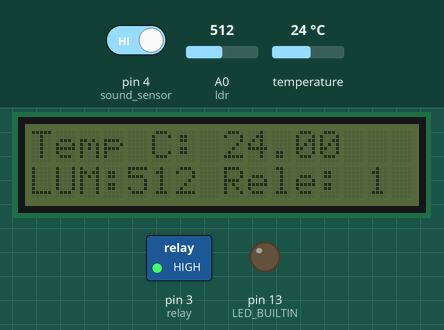
This sketch was run on a simulated Arduino Uno, built with avr-gcc and run on an emulated ATmega328P. Shown: 16×2 character LCD, switched loads named in the sketch (green lamp = pin HIGH), output pins drawn as LEDs (lit = HIGH). The inputs (shaded band) are chosen by the test bench; at power-on: A0 (ldr) = 512, temperature 24 °C, pin 4 (sound_sensor) HIGH. What the sketch prints to the serial monitor is not drawn.

Above: at 1.2 s.
1.3 s: A0 (ldr) set to 216
At 2.4 s:
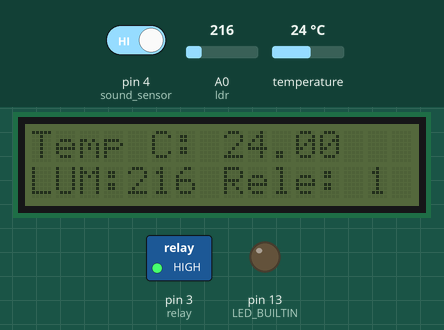
2.9 s: A0 (ldr) set to 191
At 4.3 s:
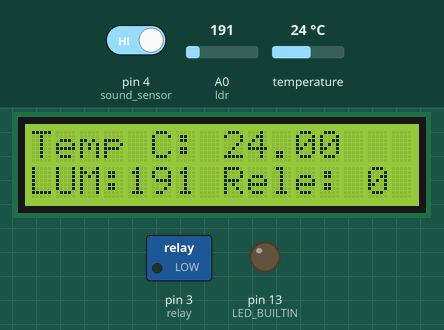
4.6 s: temperature set to 12 °C
At 5.1 s:
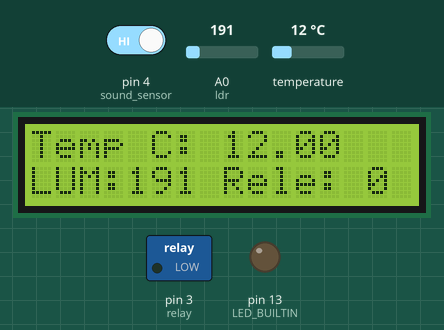
6.3 s: temperature set to 19 °C
At 7.0 s:
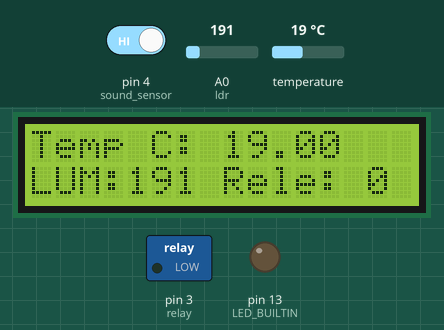
7.9 s: A0 (ldr) set to 210
At 9.0 s:
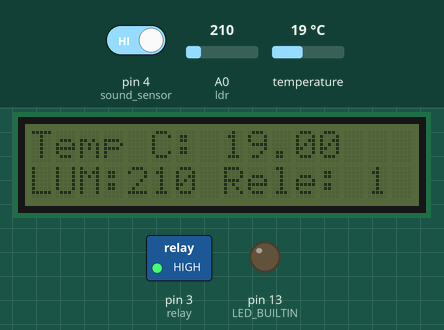
9.5 s: temperature set to 28 °C
At 10.5 s:
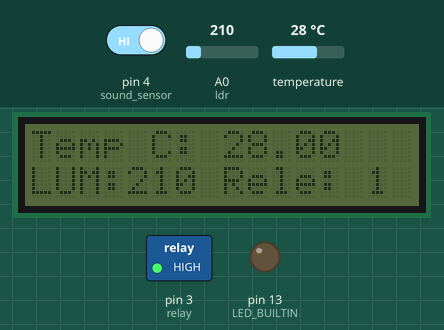
Timing chart, 0 to 12.1 s (numbered marks = the images above; inputs shaded):
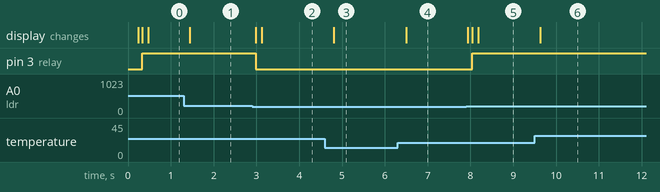

Measured:
- the behaviour switches between 200 and 199 on A0 (ldr) (found by bisection; images 1 and 2)
- after the input at 1.3 s, the display: changes after 0.14 s (image 1)
- after the input at 2.9 s, pin 3 (relay): HIGH → LOW after 0.09 s; the display: first changes after 0.09 s (image 2 shows a later state)
- after the input at 4.6 s, the display: changes after 0.21 s (image 3)
- after the input at 6.3 s, the display: changes after 0.20 s (image 4)
- after the input at 7.9 s, pin 3 (relay): LOW → HIGH after 0.14 s; the display: first changes at once (image 5 shows a later state)
- after the input at 9.5 s, the display: changes after 0.13 s (image 6)

The sketch:

PROJECT_LODGIA.ino
```cpp
// Include the libraries we need
#include <OneWire.h>
#include <DallasTemperature.h>
#include <LiquidCrystal_I2C.h>

// Data wire is plugged into port 2 on the Arduino
#define ONE_WIRE_BUS 2

/*------------PHOTORESISTOR---------------*/
int ldr = 0;
/*------------END PHOTORESISTOR---------------*/
/*------------RELAY---------------*/
int relay = 3;
/*------------END RELAY---------------*/
/*------------SOUND CLAP---------------*/
int sound_sensor = 4;
int clap = 0;
long detection_range_start = 0;
long detection_range = 0;
boolean status_lights = false;
/*------------END SOUND CLAP---------------*/

LiquidCrystal_I2C lcd(0x27,16,2);  // Устанавливаем дисплей
// Setup a oneWire instance to communicate with any OneWire devices (not just Maxim/Dallas temperature ICs)
OneWire oneWire(ONE_WIRE_BUS);

// Pass our oneWire reference to Dallas Temperature.
DallasTemperature sensors(&oneWire);

// arrays to hold device address
DeviceAddress insideThermometer;


/*
 * Setup function. Here we do the basics
 */
void setup(void)
{
  // start serial port
  Serial.begin(9600);
  lcd.init();
  lcd.backlight();
  lcd.clear();

  pinMode(sound_sensor, INPUT);
  pinMode(relay, OUTPUT);
  pinMode(13, OUTPUT);


  // locate devices on the bus
  Serial.print("Locating devices...");
  sensors.begin();
  Serial.print("Found ");
  Serial.print(sensors.getDeviceCount(), DEC);
  Serial.println(" devices.");

  // report parasite power requirements
  Serial.print("Parasite power is: ");
  if (sensors.isParasitePowerMode()) Serial.println("ON");
  else Serial.println("OFF");

  if (!sensors.getAddress(insideThermometer, 0)) Serial.println("Unable to find address for Device 0");

  printAddress(insideThermometer);

  // set the resolution to 9 bit (Each Dallas/Maxim device is capable of several different resolutions)
  sensors.setResolution(insideThermometer, 9);
  if(digitalRead(relay) == HIGH){
    digitalWrite(relay, LOW);
  }
}

// function to print the temperature for a device
void printTemperature(DeviceAddress deviceAddress)
{
  float tempC = sensors.getTempC(deviceAddress);
  lcd.home();
  lcd.print("Temp C: ");
  lcd.print(tempC);
  lcd.print("  ");
  lcd.setCursor(0, 1);
  lcd.print("LUM:");
  lcd.print(analogRead(ldr));
  lcd.print(" ");
  lcd.print("Rele: ");
  lcd.print(digitalRead(relay));
  delay(100);
}
/*
 * Main function. It will request the tempC from the sensors and display on Serial.
 */
void loop(void)
{
  soundClap();
  // call sensors.requestTemperatures() to issue a global temperature
  // request to all devices on the bus
  sensors.requestTemperatures(); // Send the command to get temperatures

  printTemperature(insideThermometer); // Use a simple function to print out the data
  if (analogRead(ldr) < 200) {

    lcd.backlight();
    digitalWrite(relay, LOW);
  }
  else {
    lcd.noBacklight();
    digitalWrite(relay, HIGH);
  }

}

// function to print a device address
void printAddress(DeviceAddress deviceAddress)
{
  for (uint8_t i = 0; i < 8; i++)
  {
    if (deviceAddress[i] < 16) Serial.print("0");
    Serial.print(deviceAddress[i], HEX);
  }
}

void soundClap(){
  int status_sensor = digitalRead(sound_sensor);
  if (status_sensor == 0)
  {
    if (clap == 0)
    {
      detection_range_start = detection_range = millis();
      clap++;
    }
    else if (clap > 0 && millis() - detection_range >= 50)
    {
      detection_range = millis();
      clap++;
    }
  }
  if (millis() - detection_range_start >= 350)
  {
    if (clap == 2)
    {
      if (digitalRead(relay) == 0)
      {
        digitalWrite(relay, LOW);
        delay(150);
        digitalWrite(relay, HIGH);
        delay(500);
        digitalWrite(relay, LOW);
        delay(150);
        digitalWrite(relay, HIGH);
      }
      else if (digitalRead(relay) == 1)
      {
        digitalWrite(relay, HIGH);
        delay(2000);
        digitalWrite(relay, LOW);
      }

      digitalWrite(LED_BUILTIN, HIGH);
      delay(1500);
      digitalWrite(LED_BUILTIN, LOW);
    }
    clap = 0;
  }
}
```
